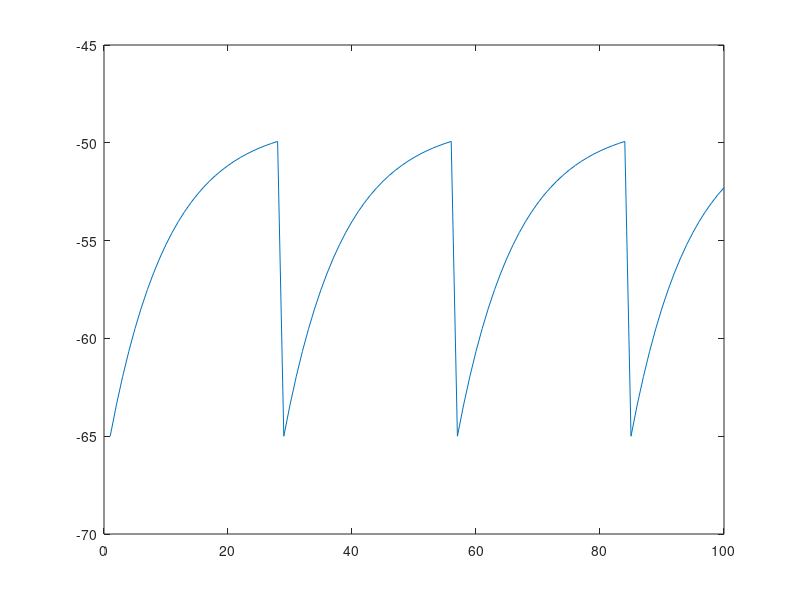

MATLAB code to generate this figure:
%% HOMEWORK 2 
%% Integrate and Fire Neuron 
% V(t+1) = V(t) + (1/Tm)*(El - V(t) + Rm* Ie)

clear all
close all
clc

t = [1:1000]; % ms 
Vreset = -65; % mV
V0= -65; % mV initial condition 
Vth = -50; % mV
El = -65; % mV
Tm = 10; % ms
Rm = 10; 
V = NaN(length(t)+1,1); 
spikecount = NaN(length(t),1);

Ie =[ 1.6 ]; %;20;30;40;50];  % array of injected current 

% for V0 initialized at -65 mV
V(1) = -65;  

for i = 1:length(t) 
   
    if V(i) > -50
        V(i+1) = Vreset;
        spikecount(i)=1; 
    else
   V(i+1) = V(i)+ ((1/Tm)*( El - V(i) + Rm*Ie)); 
   spikecount(i)=0;
    end
    
end

plot(t(1:100),V(1:100))

sum(nonzeros(spikecount)) % frequency: numb of times it spiked 

%% Izhikevich Neuron 
